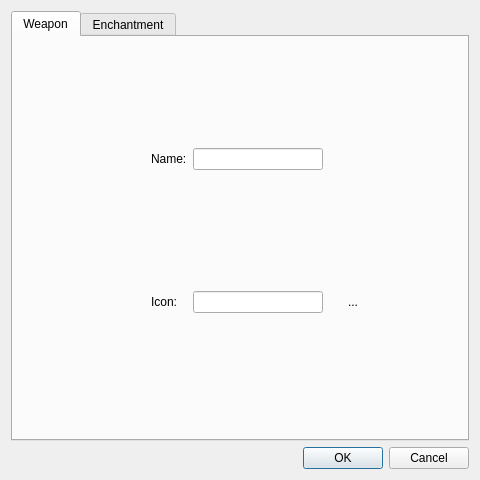
<?xml version="1.0" encoding="UTF-8"?>
<ui version="4.0">
 <class>TableEditor</class>
 <widget class="QDialog" name="TableEditor">
  <property name="geometry">
   <rect>
    <x>0</x>
    <y>0</y>
    <width>480</width>
    <height>480</height>
   </rect>
  </property>
  <property name="windowTitle">
   <string>TableEditor</string>
  </property>
  <layout class="QVBoxLayout" name="verticalLayout">
   <item>
    <widget class="QTabWidget" name="tabWidget">
     <property name="currentIndex">
      <number>0</number>
     </property>
     <widget class="QWidget" name="tabEWeapon">
      <attribute name="title">
       <string>Weapon</string>
      </attribute>
      <layout class="QGridLayout" name="gridLayout">
       <item row="0" column="0">
        <spacer name="horizontalSpacer">
         <property name="orientation">
          <enum>Qt::Horizontal</enum>
         </property>
         <property name="sizeHint" stdset="0">
          <size>
           <width>40</width>
           <height>20</height>
          </size>
         </property>
        </spacer>
       </item>
       <item row="0" column="3">
        <spacer name="horizontalSpacer_2">
         <property name="orientation">
          <enum>Qt::Horizontal</enum>
         </property>
         <property name="sizeHint" stdset="0">
          <size>
           <width>40</width>
           <height>20</height>
          </size>
         </property>
        </spacer>
       </item>
       <item row="1" column="2">
        <widget class="QLineEdit" name="leW_icon"/>
       </item>
       <item row="0" column="2">
        <widget class="QLineEdit" name="leW_name"/>
       </item>
       <item row="0" column="1">
        <widget class="QLabel" name="label">
         <property name="text">
          <string>Name:</string>
         </property>
        </widget>
       </item>
       <item row="1" column="1">
        <widget class="QLabel" name="label_2">
         <property name="text">
          <string>Icon:</string>
         </property>
        </widget>
       </item>
       <item row="1" column="3">
        <widget class="QToolButton" name="toolButton">
         <property name="minimumSize">
          <size>
           <width>48</width>
           <height>48</height>
          </size>
         </property>
         <property name="styleSheet">
          <string notr="true">QToolButton
{
	border: none;
	background-color: rgba(255, 255, 255, 0);
}

QToolButton:hover
{
	border: none;
}

QToolButton:checked
{
	border: none;
}

QToolButton:pressed
{
	border: none;
}</string>
         </property>
         <property name="text">
          <string>...</string>
         </property>
         <property name="iconSize">
          <size>
           <width>40</width>
           <height>40</height>
          </size>
         </property>
         <property name="autoRaise">
          <bool>true</bool>
         </property>
         <property name="arrowType">
          <enum>Qt::NoArrow</enum>
         </property>
        </widget>
       </item>
      </layout>
     </widget>
     <widget class="QWidget" name="tabEEnch">
      <attribute name="title">
       <string>Enchantment</string>
      </attribute>
      <layout class="QGridLayout" name="gridLayout_2">
       <item row="2" column="1">
        <widget class="QLabel" name="label_5">
         <property name="text">
          <string>The Max Level:</string>
         </property>
        </widget>
       </item>
       <item row="0" column="0">
        <spacer name="horizontalSpacer_3">
         <property name="orientation">
          <enum>Qt::Horizontal</enum>
         </property>
         <property name="sizeHint" stdset="0">
          <size>
           <width>40</width>
           <height>20</height>
          </size>
         </property>
        </spacer>
       </item>
       <item row="5" column="1">
        <widget class="QLabel" name="label_8">
         <property name="text">
          <string>Game Edition:</string>
         </property>
        </widget>
       </item>
       <item row="0" column="2">
        <widget class="QLineEdit" name="lineEdit_3"/>
       </item>
       <item row="4" column="1">
        <widget class="QLabel" name="label_7">
         <property name="text">
          <string>Book Multipliper:</string>
         </property>
        </widget>
       </item>
       <item row="6" column="1">
        <widget class="QLabel" name="label_9">
         <property name="text">
          <string>Repulsions:</string>
         </property>
        </widget>
       </item>
       <item row="7" column="1">
        <widget class="QLabel" name="label_10">
         <property name="text">
          <string>The Suitables:</string>
         </property>
        </widget>
       </item>
       <item row="0" column="1">
        <widget class="QLabel" name="label_3">
         <property name="text">
          <string>Name:</string>
         </property>
        </widget>
       </item>
       <item row="1" column="1">
        <widget class="QLabel" name="label_4">
         <property name="text">
          <string>Sec Max Level:</string>
         </property>
        </widget>
       </item>
       <item row="3" column="1">
        <widget class="QLabel" name="label_6">
         <property name="text">
          <string>Item Multipliper:</string>
         </property>
        </widget>
       </item>
       <item row="0" column="3">
        <spacer name="horizontalSpacer_4">
         <property name="orientation">
          <enum>Qt::Horizontal</enum>
         </property>
         <property name="sizeHint" stdset="0">
          <size>
           <width>40</width>
           <height>20</height>
          </size>
         </property>
        </spacer>
       </item>
       <item row="3" column="2">
        <widget class="QSpinBox" name="spinBox">
         <property name="minimum">
          <number>1</number>
         </property>
        </widget>
       </item>
       <item row="4" column="2">
        <widget class="QSpinBox" name="spinBox_2">
         <property name="minimum">
          <number>1</number>
         </property>
        </widget>
       </item>
       <item row="1" column="2">
        <widget class="QSpinBox" name="spinBox_3">
         <property name="minimum">
          <number>1</number>
         </property>
        </widget>
       </item>
       <item row="2" column="2">
        <widget class="QSpinBox" name="spinBox_4">
         <property name="minimum">
          <number>1</number>
         </property>
        </widget>
       </item>
       <item row="5" column="2">
        <widget class="QComboBox" name="comboBox">
         <item>
          <property name="text">
           <string>All Edition</string>
          </property>
         </item>
         <item>
          <property name="text">
           <string>Java</string>
          </property>
         </item>
         <item>
          <property name="text">
           <string>Bedrock</string>
          </property>
         </item>
        </widget>
       </item>
       <item row="6" column="2">
        <widget class="QListWidget" name="listWidget"/>
       </item>
       <item row="7" column="2">
        <widget class="QListWidget" name="listWidget_2"/>
       </item>
      </layout>
     </widget>
    </widget>
   </item>
   <item>
    <widget class="QDialogButtonBox" name="buttonBox">
     <property name="orientation">
      <enum>Qt::Horizontal</enum>
     </property>
     <property name="standardButtons">
      <set>QDialogButtonBox::Cancel|QDialogButtonBox::Ok</set>
     </property>
    </widget>
   </item>
  </layout>
 </widget>
 <resources/>
 <connections/>
</ui>
